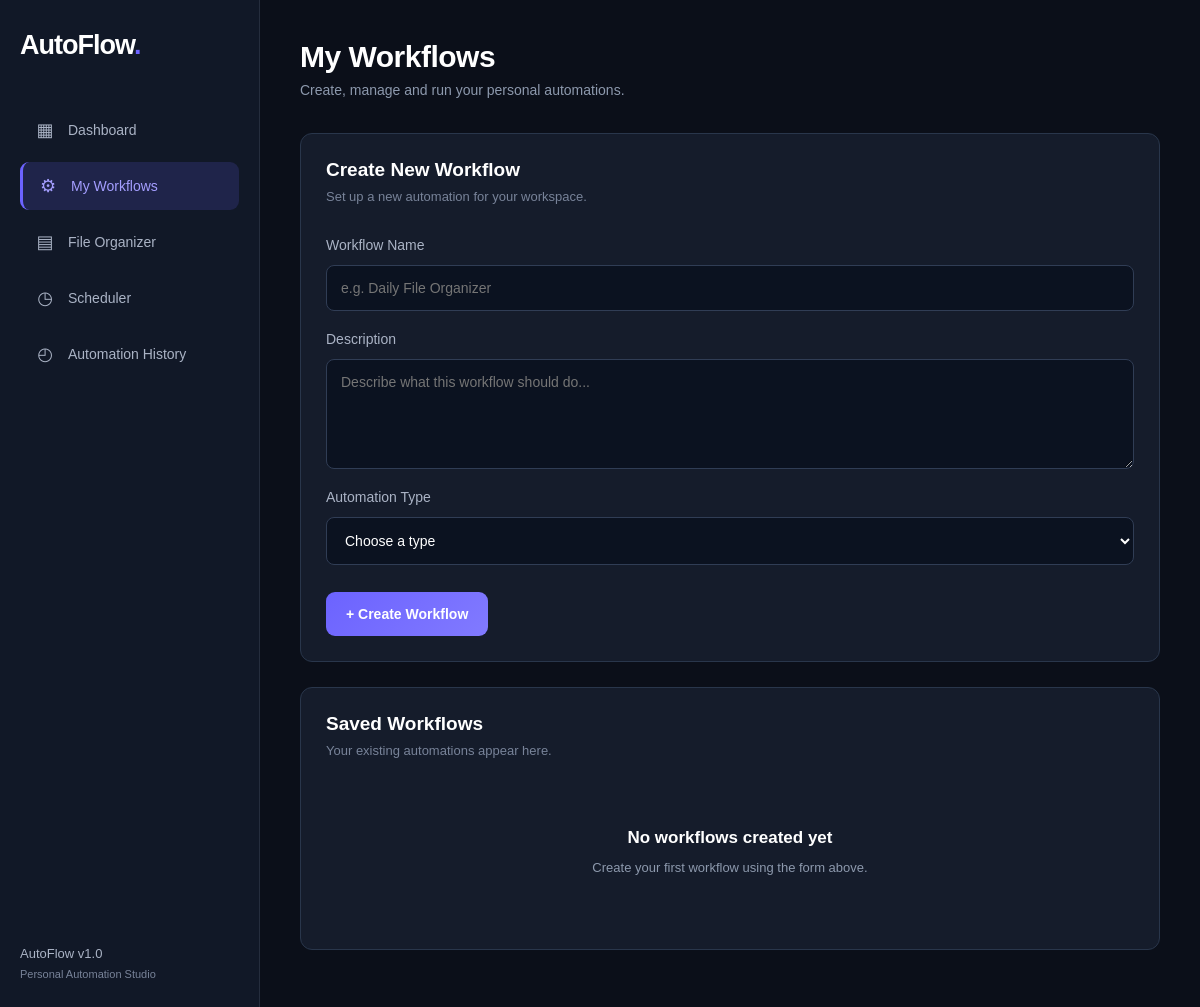
The app's page /workflows, older data.
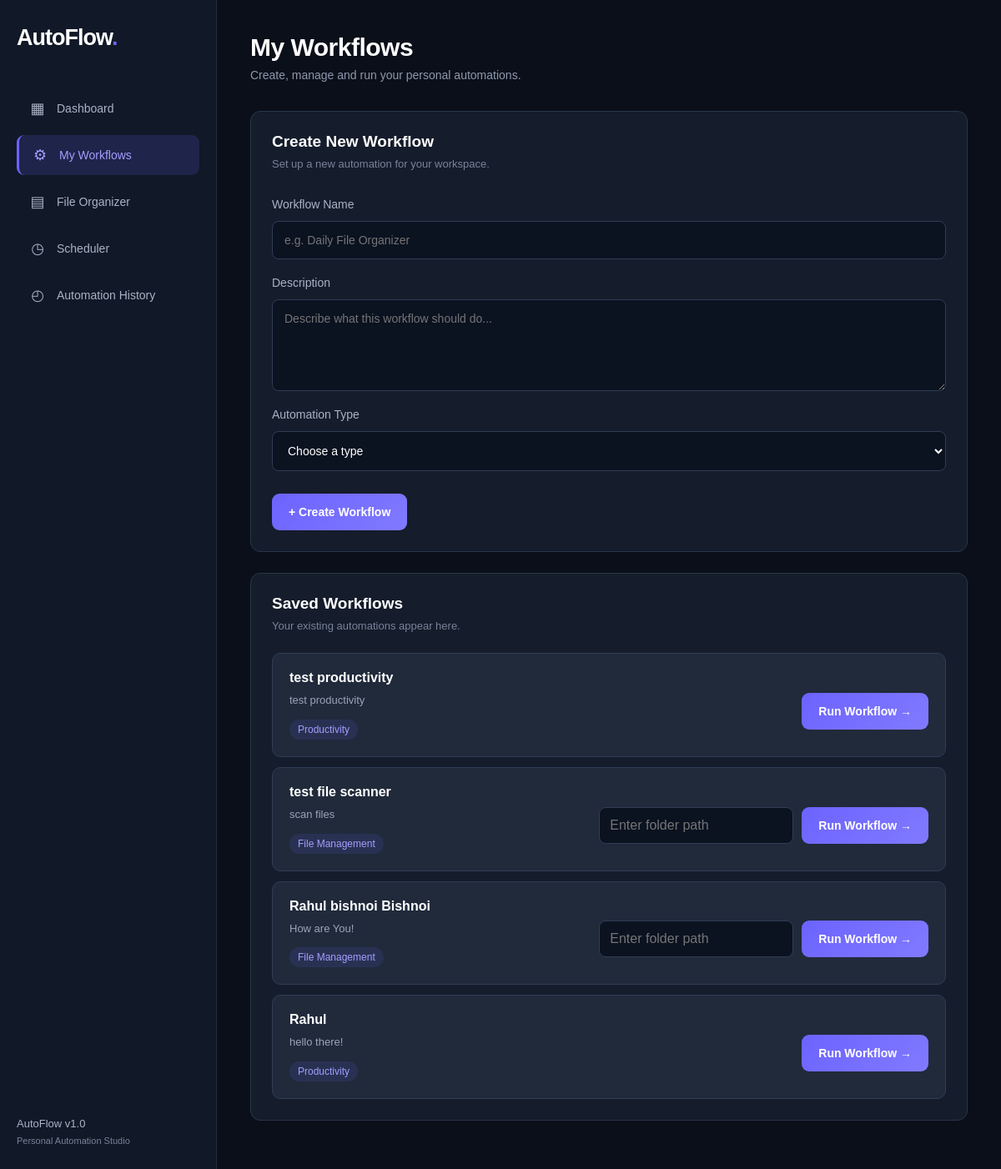
The same page, newer data.
### tables this page shows
CREATE TABLE workflows (
                id INTEGER PRIMARY KEY AUTOINCREMENT,
                name TEXT NOT NULL,
                description TEXT NOT NULL,
                type TEXT NOT NULL
            );

### app.py (the view)
@app.route("/workflows")
def workflow_page():
    workflows = get_workflows()
    return render_template(
        "workflows.html",
        workflows=workflows
    )

### storage.py (called while the page is built)
def get_connection():
    connection = sqlite3.connect(DATABASE_PATH)
    connection.row_factory = sqlite3.Row
    return connection

def get_workflows():
    with get_connection() as connection:
        rows = connection.execute(
            "SELECT * FROM workflows ORDER BY id DESC"
        ).fetchall()
    return [dict(row) for row in rows]

### templates/workflows.html (shortened to what the changed rows need)
<!DOCTYPE html>
<html lang="en">
<head>
    <link rel="stylesheet"
          href="{{ url_for('static', filename='css/style.css') }}">
</head>
<body>
    <div class="dashboard">
        <aside class="sidebar">
            <h2 class="brand">AutoFlow<span>.</span></h2>
        </aside>
        <main class="main-content">
            <header class="topbar">
                <div>
                    <h1>My Workflows</h1>
                </div>
            </header>
            <section class="panel">
                <div class="panel-heading">
                    <h2>Create New Workflow</h2>
                </div>
            </section>
            <section class="panel workflow-list-panel">
                <div class="panel-heading">
                    <h2>Saved Workflows</h2>
                </div>
                {% if workflows %}
                    <div class="workflow-list">
                        {% for workflow in workflows %}
                            <div class="workflow-item">
                                <div class="workflow-info">
                                    <h3>{{ workflow.name }}</h3>
                                    <p>{{ workflow.description }}</p>
                                    <span class="workflow-type">
                                        {{ workflow.type }}
                                    </span>
                                </div>
                                <form action="/run-workflow"
                                      method="POST"
                                      class="run-workflow-form">
                                    {% if workflow.type == "File Management" %}
                                        <input
                                            type="text"
                                            name="folder_path"
                                            placeholder="Enter folder path"
                                            required
                                        >
                                    {% endif %}
                                    <button type="submit" class="create-btn">
                                        Run Workflow →
                                    </button>
                                </form>
                            </div>
                        {% endfor %}
                    </div>
                {% else %}
                    <div class="empty-state">
                        <h3>No workflows created yet</h3>
                        <p>Create your first workflow using the form above.</p>
                    </div>
                {% endif %}
            </section>
        </main>
    </div>
</body>
</html>

Row changes from the older to the newer data that the page shows:
added workflows: name "test productivity", description "test productivity", type "Productivity"
added workflows: name "test file scanner", description "scan files", type "File Management"
added workflows: name "Rahul bishnoi Bishnoi", description "How are You!", type "File Management"
added workflows: name "Rahul", description "hello there!", type "Productivity"
Text that changed along with them:
text no longer shown: "No workflows created yet Create your first workflow using the form above."
